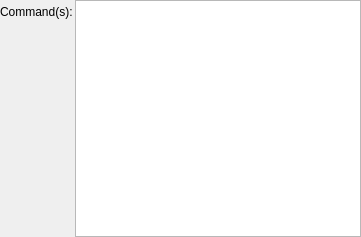
<?xml version="1.0" encoding="UTF-8"?>
<ui version="4.0">
 <class>Project</class>
 <widget class="QWidget" name="Project">
  <property name="geometry">
   <rect>
    <x>0</x>
    <y>0</y>
    <width>361</width>
    <height>237</height>
   </rect>
  </property>
  <property name="windowTitle">
   <string>Form</string>
  </property>
  <layout class="QFormLayout" name="formLayout_2">
   <property name="fieldGrowthPolicy">
    <enum>QFormLayout::AllNonFixedFieldsGrow</enum>
   </property>
   <property name="labelAlignment">
    <set>Qt::AlignRight|Qt::AlignTrailing|Qt::AlignVCenter</set>
   </property>
   <property name="horizontalSpacing">
    <number>2</number>
   </property>
   <property name="verticalSpacing">
    <number>2</number>
   </property>
   <property name="margin">
    <number>0</number>
   </property>
   <item row="0" column="0">
    <widget class="QLabel" name="labelCommand">
     <property name="text">
      <string>Command(s):</string>
     </property>
    </widget>
   </item>
   <item row="0" column="1">
    <widget class="QPlainTextEdit" name="command">
     <property name="sizePolicy">
      <sizepolicy hsizetype="Expanding" vsizetype="Expanding">
       <horstretch>0</horstretch>
       <verstretch>1</verstretch>
      </sizepolicy>
     </property>
    </widget>
   </item>
  </layout>
 </widget>
 <resources/>
 <connections/>
</ui>
